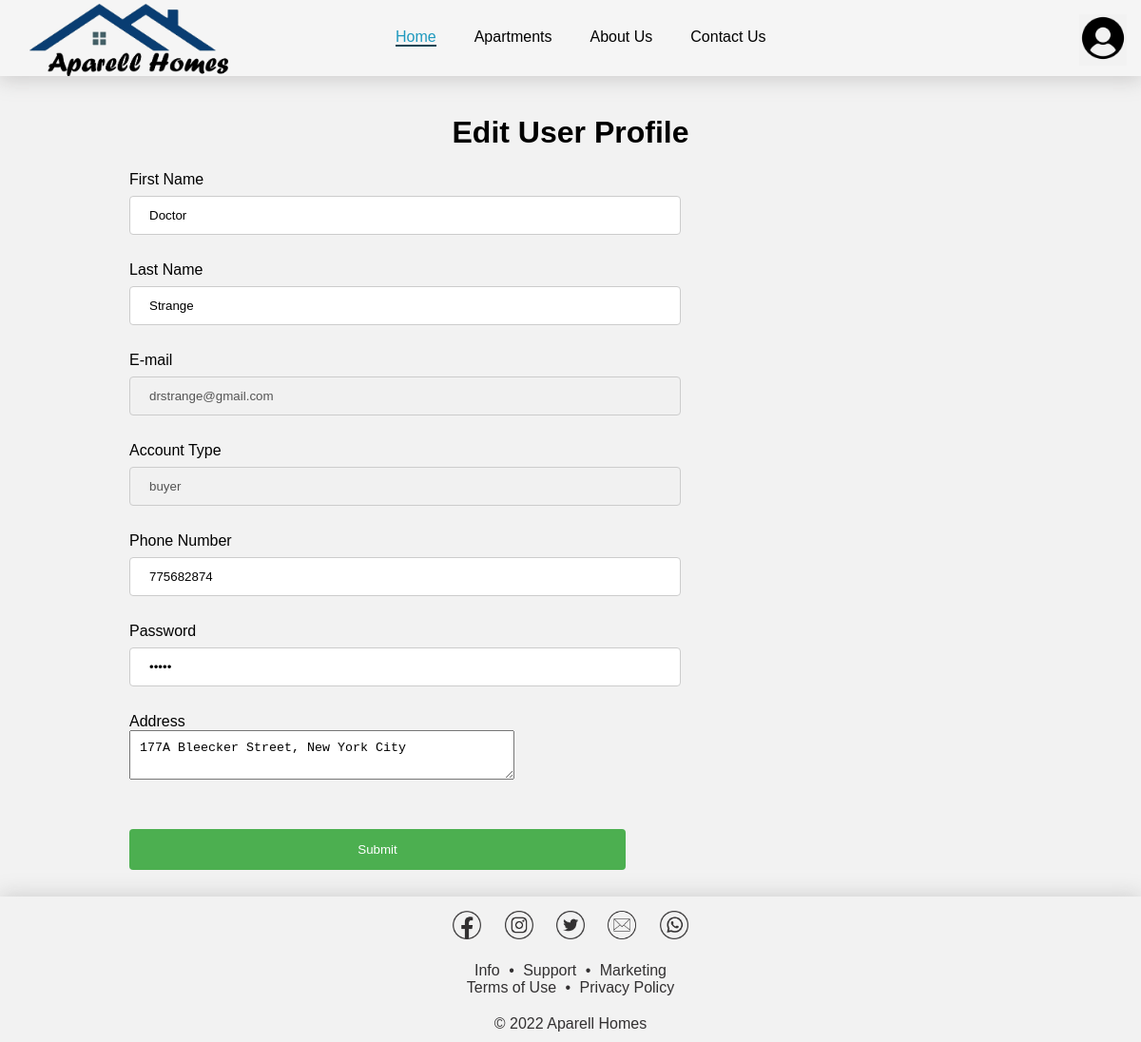
The app's page /editAcc.php?email=drstrange@gmail.com &accType=buyer (signed in) with its own data.
### tables this page shows
CREATE TABLE `users` (
  `email` varchar(250) NOT NULL,
  `fName` varchar(200) NOT NULL,
  `lName` varchar(200) NOT NULL,
  `addrs` varchar(500) DEFAULT NULL,
  `accType` varchar(10) NOT NULL,
  `phoneNo` int(11) NOT NULL,
  `password` varchar(20) NOT NULL,
  `profile` varchar(100) NOT NULL DEFAULT 'images/user.png'
);

### checkAccTypeStaff.php (called while the page is built, shortened)
<?php
if(isset($_SESSION['LoginStat'])){
    if($_SESSION['LoginStat'] == true){
        if($_SESSION['SellerSignedIn'] == true){
            echo "<script>
                    alert('Please login as a seller!');
                    window.location.replace('sellerDash.php');
                </script>";
        }
        elseif($_SESSION['BuyerSignedIn'] == true){
            echo "<script>
                    alert('Please login as a buyer!');
                    window.location.replace('buyerDash.php');
                </script>";
        }
        elseif($_SESSION['StaffSignedIn'] != true){
            echo "<script>
                    alert('Please login to proceed!');
                    window.location.replace('loginHTML.php');
                </script>";
        }
        else{
            $dp = $_SESSION['profile'];
        }
    }
    else{
        echo "<script>
                        alert('Please login to proceed!');
                        window.location.replace('loginHTML.php');
                    </script>";
    }
}
else{
    echo "<script>
                    alert('Please login to proceed!');
                    window.location.replace('loginHTML.php');
                </script>";
}
?>

### editAcc.php (the view, shortened to what this page needs)
<?php
    include_once 'config.php';
?>
<?php
    require "checkAccTypeStaff.php";
    $email = $_GET['email'];
    $acc = $_GET['accType'];
    $sql = "SELECT * FROM users WHERE email = '$email' AND accType = '$acc'";
    $result = $conn -> query($sql);
    while($row = $result -> fetch_assoc()){
        $fname = $row['fName'];
        $lname = $row['lName'];
        $phone = $row['phoneNo'];
        $pwd = $row['password'];
        $addrs = $row['addrs'];
    }
?>
<!DOCTYPE html>
<html>
    <head>
        <link rel="stylesheet" href="style/lightstyle.css" >
    </head>
    <body>
        <nav>
            <a href="index.php"><img src="images/Logo(light).png" id="logo" alt="logo"></a>
            <div style="margin-right:20px">
                <ul>
                    <li><a href="index.php" class="active"><font class="hov">Home</font></a></li>
                    <li><a href="searchApartment.php"><font class="hov">Apartments</font></a></li>
                    <li><a href="aboutus.html"><font class="hov">About Us</font></a></li>
                    <li><a href="contactUs.php" ><font class="hov">Contact Us</font></a></li>
                </ul>
            </div>
            <div id="profile">
                <img src="<?php echo $dp ?>" height="50px" alt="profile" onmouseover="showDpNav();" onmouseout="hideDpNav();" style="border-radius:50%";>
            </div>
        </nav>
<div style="padding: 20px;">
  <form action="updateUser.php"  enctype="multipart/form-data" method="POST">
    <div style="text-align:center;">
        <h1>Edit User Profile</h1>
    </div>
    <div class="formName">
    <label for="fname">First Name</label>
    </div>
    <div class="form">
        <input type="text" id="fname" name="firstname" value='<?php echo$fname ?>'><br>
    </div>
    <div class="formName">
    <label for="lname">Last Name</label>
    </div>
    <div class="form">
    <input type="text" id="lname" name="lastname"  value='<?php echo$lname ?>'><br>
    </div>
    <div class="formName">
    <label for="email">E-mail</label>
    </div>
    <div class="form">
    <input type="text" id="email" name="mail" disabled  value='<?php echo$email ?>'><br>
    </div>
    <div class="formName">
    <label for="type">Account Type</label>
    </div>
    <div class="form">
        <input type="text" id="type" name="type" disabled  value='<?php echo$acc ?>'><br>
    </div>
    <div class="formName">
    <label for="pnumber">Phone Number</label>
    </div>
    <div class="form">
    <input type="text" id="pnumber" name="phonenumber"  value='<?php echo$phone ?>' pattern="[0-9]{10}"><br>
    </div>
    <div class="formName">
    <label for="password">Password</label>
    </div>
    <div class="form">
    <input type="password" name="pwd" id="pwd" required onkeyup="showImg('pwd','pwdIco');" value='<?php echo$pwd ?>' minlength="8">
    <div class="show" onclick="showPwd('pwd','pwdIco')"><img src="images/show.png" width="20px" height="20px" id="pwdIco"></div><br>
    </div>
    <div class="formName">
    <label for="address">Address</label>
    </div>
    <div class="form">
    <textarea name="addrs" id="addrs" cols="46" rows="2" placeholder="Optional"><?php echo $addrs ?></textarea>
    </div>
    <div class="formName">
    <input type="submit" value="Submit">
    </div>
  </form>
</div>
        <footer>
            <center>
                <div id="icons">
                    <a href="https://www.facebook.com/profile.php?id=100086685492601" target="_blank"><img src="images/facebook.png" width="30px"></a>
                    <a href="https://www.instagram.com/aparellhomes/" target="_blank"><img src="images/instagram.png" width="30px"></a>
                    <a href="https://twitter.com/AparellHomes" target="_blank"><img src="images/twitter.png" width="30px"></a>
                    <a href="mailto: aparellhomes@gmail.com"><img src="images/mail.png" width="30px"></a>
                    <a href="https://wa.me/0740276949" target="_blank"><img src="images/whatsapp.png" width="30px"></a>
                </div>
                <div id="links">
                    <a href="aboutus.html">Info</a> &#x2022 <a href="contactUs.php">Support</a> &#x2022 <a href="contactUs.php">Marketing</a><br>
                    <a href="terms.html">Terms of Use</a> &#x2022 <a href="privacy.html">Privacy Policy</a>
                </div>
                <div id="cpyryt">
                    &#x00A9 2022 Aparell Homes
                </div>
            </center>
        </footer>
    </body>
</html>

### style/lightstyle.css (style rules this page uses)
body { margin:0px; font-family: Verdana, Geneva, Tahoma, sans-serif; }
nav { position:sticky; top:0; background-color:whitesmoke; height: 80px; box-shadow: 0px 3px 20px 1px #84818154; z-index: 1; }
#logo { height:80px; margin-left: 30px; display: inline-block; position: absolute; left:1px; }
ul { list-style-type: none; margin:0px; padding: 0px; overflow:hidden; display: inline-block; position: absolute; left: 33%; }
li { float:left; }
li a { font-family:Verdana, Geneva, Tahoma, sans-serif; text-decoration: none; display:block; font-size:medium; color:black; padding: 30px 20px; }
.active { color:#1e99be; }
.active .hov { border-bottom: 2px solid #114554; }
.hov { border-bottom: 0px solid black; width: 100%; }
#profile { margin: 15px; float: right; display: none; }
footer { background-color: #4db8ff; width: 100%; color: #323031; box-shadow: 0 -2px 20px 0px #8080804d; }
footer div { padding: 10px 0px; }
#icons img { margin: 5px 10px 0px 10px; }
#links a { padding: 0px 5px; text-decoration: none; color: inherit; }
#cpyryt { font-weight: 400; }

### editAcc.php (style rules this page uses)
input[type=text], select { width: 50%; padding: 12px 20px; margin: 8px 0; display: inline-block; border: 1px solid #ccc; border-radius: 4px; box-sizing: border-box; }
input[type=password], select { width: 50%; padding: 12px 20px; margin: 8px 0; display: inline-block; border: 1px solid #ccc; border-radius: 4px; box-sizing: border-box; }
input[type=submit] { width: 50%; background-color: #4CAF50; color: white; padding: 14px 20px; margin: 8px 0; border: none; border-radius: 4px; cursor: pointer; }
div { background-color: #f2f2f2; }
.form { margin-left:10%; display:inline; }
.formName { margin-left: 10%; margin-top: 20px; }
#profile { display:block; }
#addrs { margin-bottom: 20px; padding: 10px; }
.show { width: 25px; height: 20px; background: white; position: absolute; display: inline-block; margin-left: 234px; margin-top: -39px; cursor: pointer; }
.show { margin-left: -35px; margin-top: 20px; }

### records on screen
users: firstname "Doctor", lastname "Strange", phonenumber "775682874", addrs "177A Bleecker Street, New York City"
